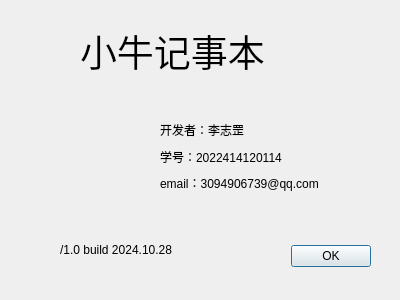
<?xml version="1.0" encoding="UTF-8"?>
<ui version="4.0">
 <class>AboutDialog</class>
 <widget class="QDialog" name="AboutDialog">
  <property name="geometry">
   <rect>
    <x>0</x>
    <y>0</y>
    <width>400</width>
    <height>300</height>
   </rect>
  </property>
  <property name="windowTitle">
   <string>Dialog</string>
  </property>
  <widget class="QDialogButtonBox" name="buttonBox">
   <property name="geometry">
    <rect>
     <x>290</x>
     <y>240</y>
     <width>81</width>
     <height>32</height>
    </rect>
   </property>
   <property name="orientation">
    <enum>Qt::Orientation::Horizontal</enum>
   </property>
   <property name="standardButtons">
    <set>QDialogButtonBox::StandardButton::Ok</set>
   </property>
  </widget>
  <widget class="QLabel" name="label_4">
   <property name="geometry">
    <rect>
     <x>80</x>
     <y>0</y>
     <width>241</width>
     <height>101</height>
    </rect>
   </property>
   <property name="font">
    <font>
     <pointsize>28</pointsize>
    </font>
   </property>
   <property name="text">
    <string>小牛记事本</string>
   </property>
  </widget>
  <widget class="QLabel" name="label_5">
   <property name="geometry">
    <rect>
     <x>50</x>
     <y>110</y>
     <width>81</width>
     <height>91</height>
    </rect>
   </property>
   <property name="styleSheet">
    <string notr="true">border-image: url(:/images/logo.png);</string>
   </property>
   <property name="text">
    <string/>
   </property>
  </widget>
  <widget class="QLabel" name="label_6">
   <property name="geometry">
    <rect>
     <x>60</x>
     <y>240</y>
     <width>161</width>
     <height>19</height>
    </rect>
   </property>
   <property name="text">
    <string>/1.0 build 2024.10.28</string>
   </property>
  </widget>
  <widget class="QWidget" name="">
   <property name="geometry">
    <rect>
     <x>160</x>
     <y>120</y>
     <width>217</width>
     <height>73</height>
    </rect>
   </property>
   <layout class="QVBoxLayout" name="verticalLayout">
    <item>
     <widget class="QLabel" name="label">
      <property name="text">
       <string>开发者：李志罡</string>
      </property>
     </widget>
    </item>
    <item>
     <widget class="QLabel" name="label_2">
      <property name="text">
       <string>学号：2022414120114</string>
      </property>
     </widget>
    </item>
    <item>
     <widget class="QLabel" name="label_3">
      <property name="text">
       <string>email：3094906739@qq.com</string>
      </property>
     </widget>
    </item>
   </layout>
  </widget>
 </widget>
 <resources/>
 <connections>
  <connection>
   <sender>buttonBox</sender>
   <signal>accepted()</signal>
   <receiver>AboutDialog</receiver>
   <slot>accept()</slot>
   <hints>
    <hint type="sourcelabel">
     <x>248</x>
     <y>254</y>
    </hint>
    <hint type="destinationlabel">
     <x>157</x>
     <y>274</y>
    </hint>
   </hints>
  </connection>
  <connection>
   <sender>buttonBox</sender>
   <signal>rejected()</signal>
   <receiver>AboutDialog</receiver>
   <slot>reject()</slot>
   <hints>
    <hint type="sourcelabel">
     <x>316</x>
     <y>260</y>
    </hint>
    <hint type="destinationlabel">
     <x>286</x>
     <y>274</y>
    </hint>
   </hints>
  </connection>
 </connections>
</ui>
